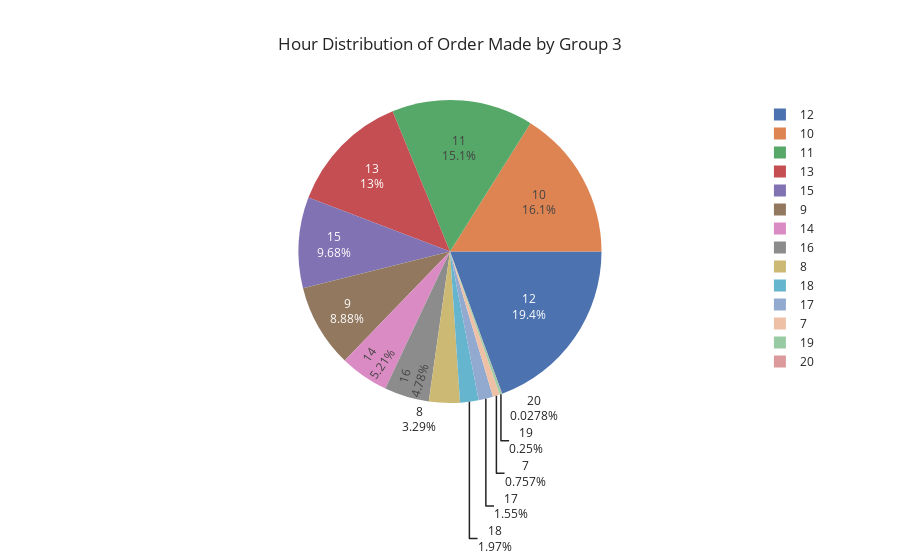

Notebook cell for this chart:
### Code cell
fig = px.pie(hours_group1['Group 3'],
             values=hours_group1['Group 3'].values,
             names=hours_group1['Group 3'].index,
             title="Hour Distribution of Order Made by Group 3",
             template="seaborn")
fig.update_traces(rotation=90, textinfo="percent+label")
fig.show()

### Figure 1 — Plotly figure (JSON) as saved in the notebook; plotly's stock layout.template omitted (floating-point values rounded to 4 significant figures)
{"data": [{"domain": {"x": [0, 1], "y": [0, 1]}, "hovertemplate": "label=%{label}<br>value=%{value}<extra></extra>", "labels": [6, 7, 8, 9, 10, 11, 12, 13, 14, 15, 16, 17, 18, 19, 20], "legendgroup": "", "name": "", "rotation": 90, "showlegend": true, "textinfo": "percent+label", "type": "pie", "values": [-33, 2262, 9841, 26529, 48077, 45137, 57987, 38929, 15579, 28934, 14293, 4625, 5895, 746, 83]}], "layout": {"legend": {"tracegroupgap": 0}, "title": {"text": "Hour Distribution of Order Made by Group 3"}}}
